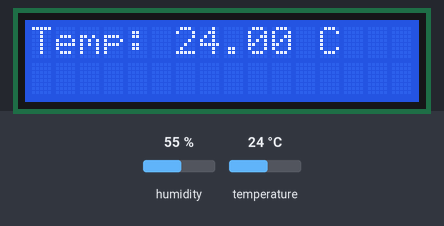
A sketch run on a simulated Arduino Uno, built with avr-gcc and run on an emulated ATmega328P. Parts: 16×2 character LCD. The inputs (shaded band) are chosen by the test bench; at power-on: temperature 24 °C, humidity 55 %. What the sketch prints to the serial monitor is not drawn.

Above: at 1.2 s.
1.3 s: temperature set to 12 °C
At 2.5 s:
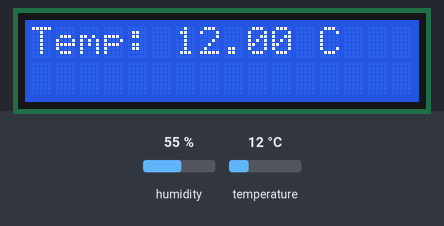
4.0 s: temperature set to 19 °C
At 5.5 s:
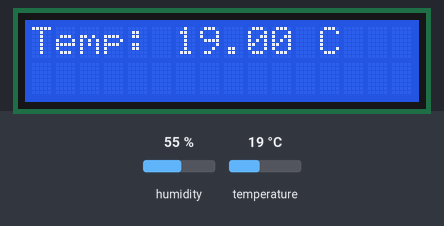
6.7 s: temperature set to 28 °C
At 9.1 s:
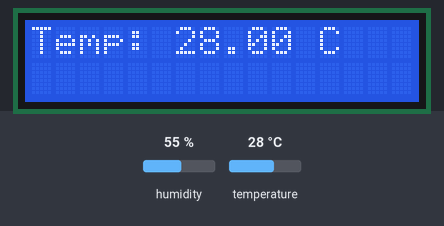
Timing chart, 0 to 10.6 s (numbered marks = the images above; inputs shaded):
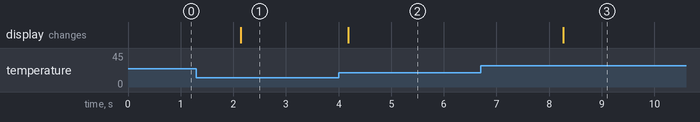

The sketch:

arduio.ino
```cpp
// ================= INCLUDES =================
#include <Wire.h>              // Librería para comunicación I2C
#include <DHT.h>               // Librería para sensor DHT11 (temperatura y humedad)
#include <LiquidCrystal_I2C.h> // Librería para controlar la pantalla LCD I2C

// ================= DEFINICIONES =================
#define DHTPIN 2       // Pin digital donde está conectado el DHT11
#define DHTTYPE DHT11  // Tipo de sensor (DHT11)

// Se crea el objeto del sensor DHT11 en el pin 2
DHT dht(DHTPIN, DHTTYPE);

// Se crea el objeto del LCD en dirección I2C 0x27, con 16 columnas y 2 filas
LiquidCrystal_I2C lcd(0x27, 16, 2);

// Variable global para almacenar la temperatura leída
float temperatura = 0.0;

// ================= SETUP =================
void setup() {
  Wire.begin(8); // Inicializa el Arduino UNO como esclavo I2C con dirección 0x08
  dht.begin();   // Inicializa el sensor DHT11
  lcd.init();    // Inicializa la pantalla LCD
  lcd.backlight(); // Enciende la retroiluminación del LCD

  Serial.begin(9600); // Inicializa el puerto serie a 9600 baudios
  Serial.println("Iniciando Arduino UNO (I2C esclavo + LCD + DHT11)");

  // Define la función que se ejecutará cuando el maestro (ESP32) pida datos por I2C
  Wire.onRequest(enviarTemp);
}

// ================= LOOP =================
void loop() {
  // Leer temperatura del sensor DHT11
  temperatura = dht.readTemperature();

  // Verificar si la lectura es válida
  if (!isnan(temperatura)) {
    // ----- Mostrar en el LCD -----
    lcd.clear();           // Limpia la pantalla
    lcd.setCursor(0, 0);   // Posiciona el cursor en la primera fila, columna 0
    lcd.print("Temp: ");   // Muestra el texto fijo
    lcd.print(temperatura);// Muestra el valor de la temperatura
    lcd.print(" C");       // Muestra la unidad °C

    // ----- Mostrar en el Monitor Serie -----
    Serial.print("Temperatura actual: ");
    Serial.print(temperatura);
    Serial.println(" °C");
  } else {
    // Si hubo error de lectura del sensor
    Serial.println("Error leyendo DHT11");
  }

  delay(2000); // Espera 2 segundos antes de volver a medir
}

// ================= FUNCIÓN DE RESPUESTA I2C =================
void enviarTemp() {
  char buffer[10]; // Buffer para almacenar la temperatura en formato texto

  // Convierte el float a texto con 2 decimales:
  // (valor, ancho mínimo, nº decimales, buffer destino)
  dtostrf(temperatura, 4, 2, buffer);

  // Envía el string al maestro (ESP32) por I2C
  Wire.write(buffer);
}
```

Measured:
- after the input at 1.3 s, the display: changes after 0.84 s (image 1)
- after the input at 4.0 s, the display: changes after 0.18 s (image 2)
- after the input at 6.7 s, the display: changes after 1.6 s (image 3)
